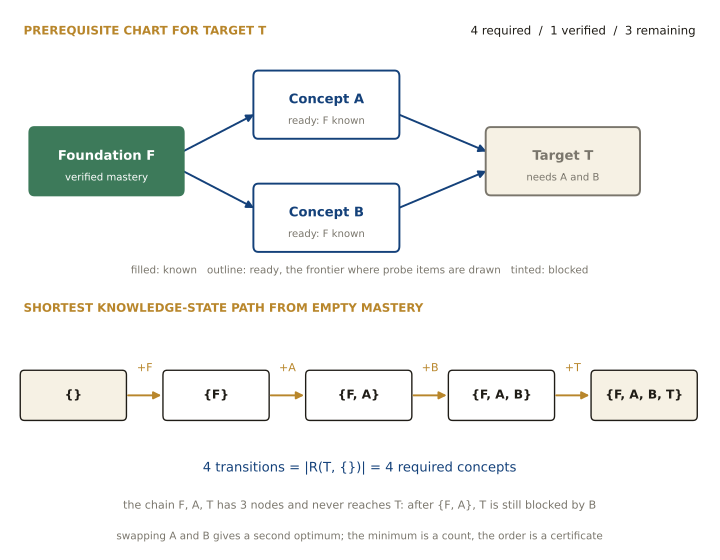

Source code (Python):
from __future__ import annotations

import os

import matplotlib.pyplot as plt
from matplotlib.patches import FancyArrowPatch, FancyBboxPatch

from common import BLUE, BONE, GOLD, GREEN, GREY, INK, RULE, deterministic

HERE = os.path.dirname(os.path.abspath(__file__))
OUT = os.path.join(HERE, "fig_prereq_chart.pdf")


def node(ax, xy, label, detail, state, width=1.7):
    x, y = xy
    color = GREEN if state == "known" else BLUE if state == "ready" else GREY
    fill = color if state == "known" else "white" if state == "ready" else BONE
    ax.add_patch(FancyBboxPatch((x - width / 2, y - 0.32), width, 0.64, boxstyle="round,pad=0.03,rounding_size=0.06", lw=1.4, ec=color, fc=fill, zorder=4))
    ax.text(x, y + 0.05, label, ha="center", va="center", weight="bold", fontsize=9.5, color="white" if state == "known" else color, zorder=5)
    ax.text(x, y - 0.17, detail, ha="center", va="center", fontsize=7.3, color="white" if state == "known" else GREY, zorder=5)


def arrow(ax, start, end, color=RULE, shrink=0):
    ax.add_patch(FancyArrowPatch(start, end, arrowstyle="-|>", mutation_scale=11, lw=1.4, color=color, shrinkA=shrink, shrinkB=shrink, zorder=2))


def main() -> None:
    fig, (top, bottom) = plt.subplots(2, 1, figsize=(7.2, 5.6), dpi=200, gridspec_kw={"height_ratios": [1.05, 1]})
    fig.patch.set_facecolor("white")

    top.set(xlim=(0, 8.3), ylim=(0, 2.7))
    top.axis("off")
    top.text(0.1, 2.5, "PREREQUISITE CHART FOR TARGET T", fontsize=8.5, weight="bold", color=GOLD)
    top.text(8.2, 2.5, "4 required  /  1 verified  /  3 remaining", ha="right", fontsize=8.5, color=INK)
    points = [(1.1, 1.2), (3.75, 1.78), (3.75, 0.62), (6.6, 1.2)]
    for start, end in [((2.02, 1.3), (2.88, 1.68)), ((2.02, 1.1), (2.88, 0.72)), ((4.62, 1.68), (5.68, 1.3)), ((4.62, 0.72), (5.68, 1.1))]:
        arrow(top, start, end, BLUE)
    node(top, points[0], "Foundation F", "verified mastery", "known", 1.8)
    node(top, points[1], "Concept A", "ready: F known", "ready")
    node(top, points[2], "Concept B", "ready: F known", "ready")
    node(top, points[3], "Target T", "needs A and B", "blocked", 1.8)
    top.text(4.15, 0.05, "filled: known   outline: ready, the frontier where probe items are drawn   tinted: blocked", ha="center", fontsize=7.5, color=GREY)

    bottom.set(xlim=(0, 8.3), ylim=(0, 2.7))
    bottom.axis("off")
    bottom.text(0.1, 2.5, "SHORTEST KNOWLEDGE-STATE PATH FROM EMPTY MASTERY", fontsize=8.5, weight="bold", color=GOLD)
    states = ["{}", "{F}", "{F, A}", "{F, A, B}", "{F, A, B, T}"]
    for index, label in enumerate(states):
        x = 0.7 + index * 1.72
        bottom.add_patch(FancyBboxPatch((x - 0.62, 1.35), 1.24, 0.5, boxstyle="round,pad=0.02,rounding_size=0.05", lw=1.0, ec=INK, fc=BONE if index in (0, 4) else "white"))
        bottom.text(x, 1.6, label, ha="center", va="center", fontsize=8.8, weight="bold", color=INK)
        if index < 4:
            arrow(bottom, (x + 0.66, 1.6), (x + 1.06, 1.6), GOLD)
            bottom.text(x + 0.86, 1.86, "+" + "FABT"[index], ha="center", fontsize=8, color=GOLD)
    bottom.text(4.15, 0.78, "4 transitions = |R(T, {})| = 4 required concepts", ha="center", fontsize=9.5, color=BLUE)
    bottom.text(4.15, 0.38, "the chain F, A, T has 3 nodes and never reaches T: after {F, A}, T is still blocked by B", ha="center", fontsize=8, color=GREY)
    bottom.text(4.15, 0.05, "swapping A and B gives a second optimum; the minimum is a count, the order is a certificate", ha="center", fontsize=7.5, color=GREY)

    fig.tight_layout()
    deterministic(fig, OUT)
    fig.savefig(OUT.replace(".pdf", ".png"), dpi=200)
    plt.close(fig)
    print(f"wrote {OUT}")


if __name__ == "__main__":
    main()
